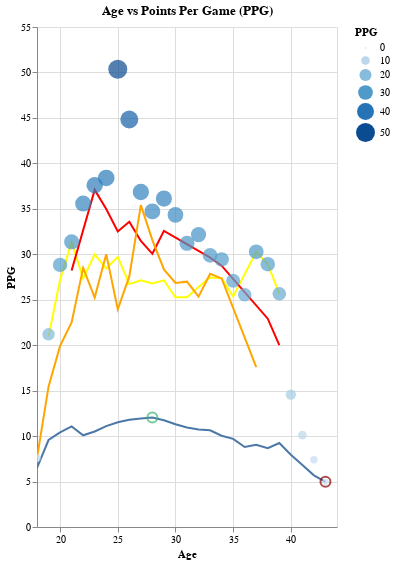
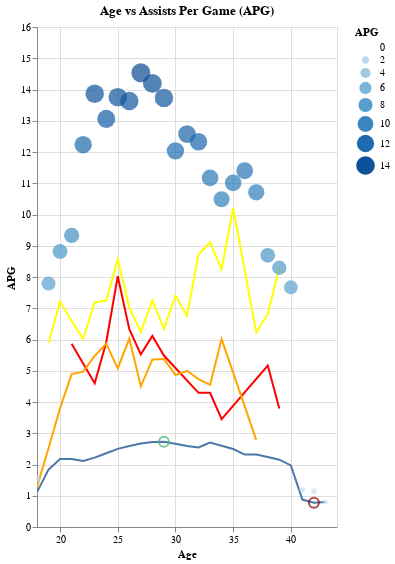
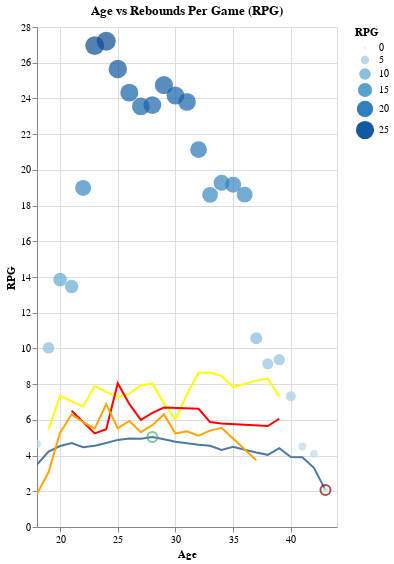
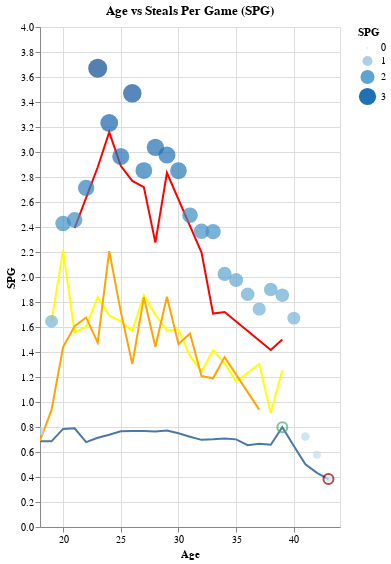

Here is the notebook cell these charts were saved with, in order:
### Code cell
display(Markdown(f"## Age vs Peformance"))
display(Markdown("---"))

for metric, title in zip(metrics, titles):
    # Top-Performer
    max_metric_stats = df.groupby('Age').apply(
        lambda x: x.loc[x[metric].idxmax()]
    ).reset_index(drop=True)
    
    max_player_points = alt.Chart(max_metric_stats).mark_circle().encode(
        x=alt.X('Age:Q', title='Age'),
        y=alt.Y(f'{metric}:Q'),
        size=alt.Size(f'{metric}:Q'),
        color=alt.Color(f'{metric}:Q'),
        tooltip=['Age', 'Name', metric]
    ).interactive()

    # League Average
    average_line = alt.Chart(age_stats).mark_line().encode(
        x=alt.X('Age:Q', title='Age'),
        y=alt.Y(f'{metric}:Q', title=f'{metric.upper()}'),
        tooltip=['Age', metric]
    ).properties(
        title=f'Age vs {title}',
        width='container',
        height=500
    )
    
    # LeBron James
    lebron_line = alt.Chart(lebron_age_stats).mark_line(color='yellow').encode(
        x=alt.X('Age:Q', title='Age'),
        y=alt.Y(f'{metric}:Q', title=f'{metric.upper()}'),
        tooltip=['Age', 'Name', f'{metric}']
    ).properties(
        title=f'LeBron James: Age vs {title}'
    )
    
    # Michael Jordan
    mj_line = alt.Chart(mj_age_stats).mark_line(color='red').encode(
        x=alt.X('Age:Q', title='Age'),
        y=alt.Y(f'{metric}:Q', title=f'{metric.upper()}'),
        tooltip=['Age', 'Name', f'{metric}']
    ).properties(
        title=f'Michael Jordan: Age vs {title}'
    )
    
    # Kobe Bryant
    kobe_line = alt.Chart(kobe_age_stats).mark_line(color='orange').encode(
        x=alt.X('Age:Q', title='Age'),
        y=alt.Y(f'{metric}:Q', title=f'{metric.upper()}'),
        tooltip=['Age', 'Name', f'{metric}']
    ).properties(
        title=f'Kobe Bryant: Age vs {title}'
    )
    
    # Maximum League Average
    max_avg_point = alt.Chart(age_stats[age_stats['Age'] == max_avg_ages[metric]]).mark_point(
        size=100, color='mediumseagreen', opacity=0.7
    ).encode(
        x='Age:Q',
        y=f'{metric}:Q',
        tooltip=['Age', metric]
    )
    
    # Minimum League Average
    min_avg_point = alt.Chart(age_stats[age_stats['Age'] == min_avg_ages[metric]]).mark_point(
        size=100, color='darkred', opacity=0.7
    ).encode(
        x='Age:Q',
        y=f'{metric}:Q',
        tooltip=['Age', metric]
    )

    final_chart = (average_line + lebron_line + mj_line + kobe_line +
                   max_avg_point + min_avg_point + max_player_points).interactive()
    final_chart.display()

    display(Markdown(f"### Average 🔵"))
    age_stats_metric = age_stats[['Age', metric]]
    display(age_stats_metric.style.hide(axis='index'))
    display(Markdown("### Michael Jordan 🔴"))
    mj_age_stats_metric = mj_age_stats[['Age', metric]]
    display(mj_age_stats_metric.style.hide(axis='index'))
    display(Markdown("### Kobe Bryant 🟠"))
    kobe_age_stats_metric = kobe_age_stats[['Age', metric]]
    display(kobe_age_stats_metric.style.hide(axis='index'))
    display(Markdown("### LeBron James 🟡"))
    lebron_age_stats_metric = lebron_age_stats[['Age', metric]]
    display(lebron_age_stats_metric.style.hide(axis='index'))
    display(Markdown("### Top-Performer"))
    max_metric_stats_metric = max_metric_stats[['Age', 'Name', metric]]
    display(max_metric_stats_metric.style.hide(axis='index'))
    display(Markdown("---"))
